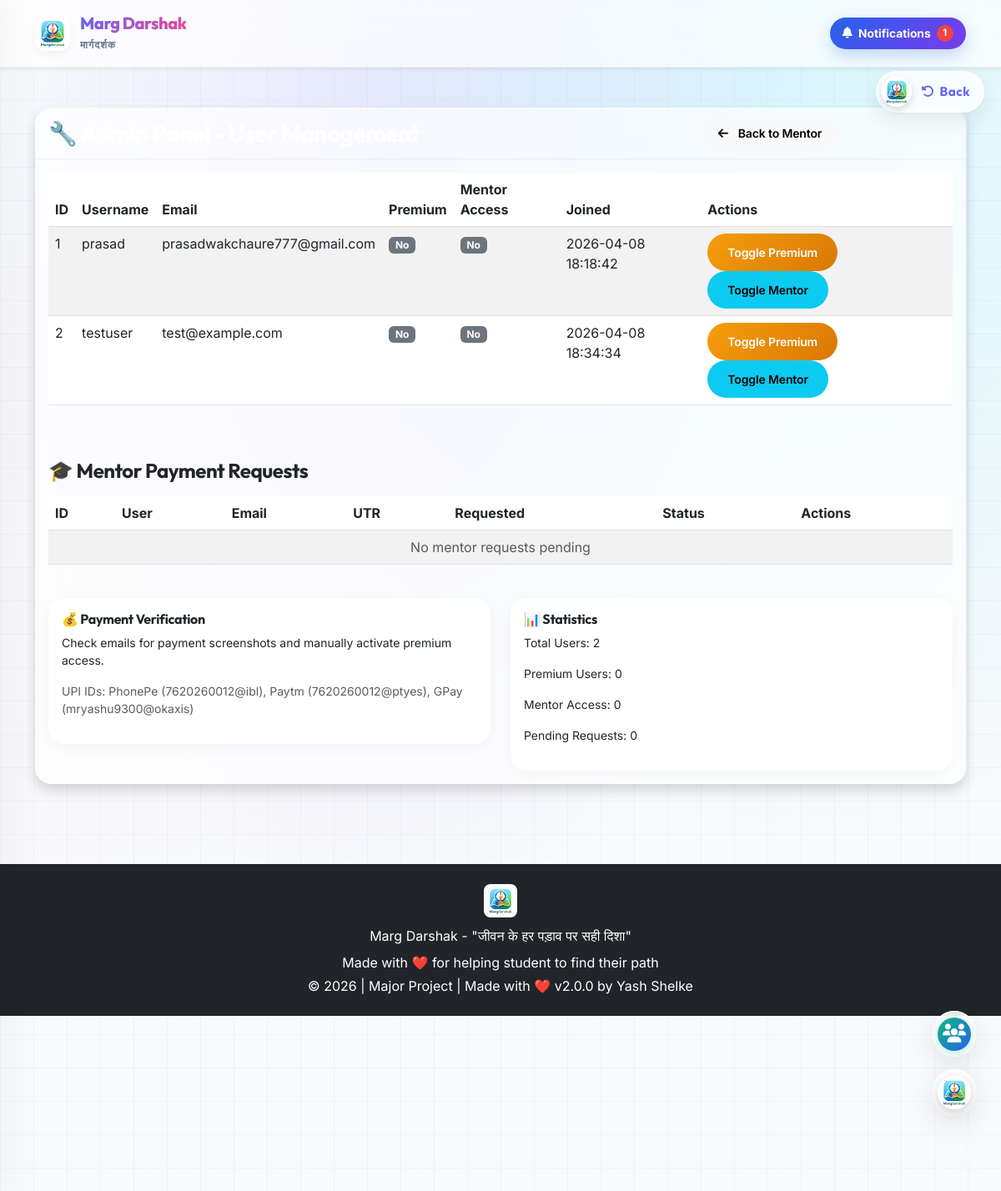
Before: /admin (signed in) with the older database file.
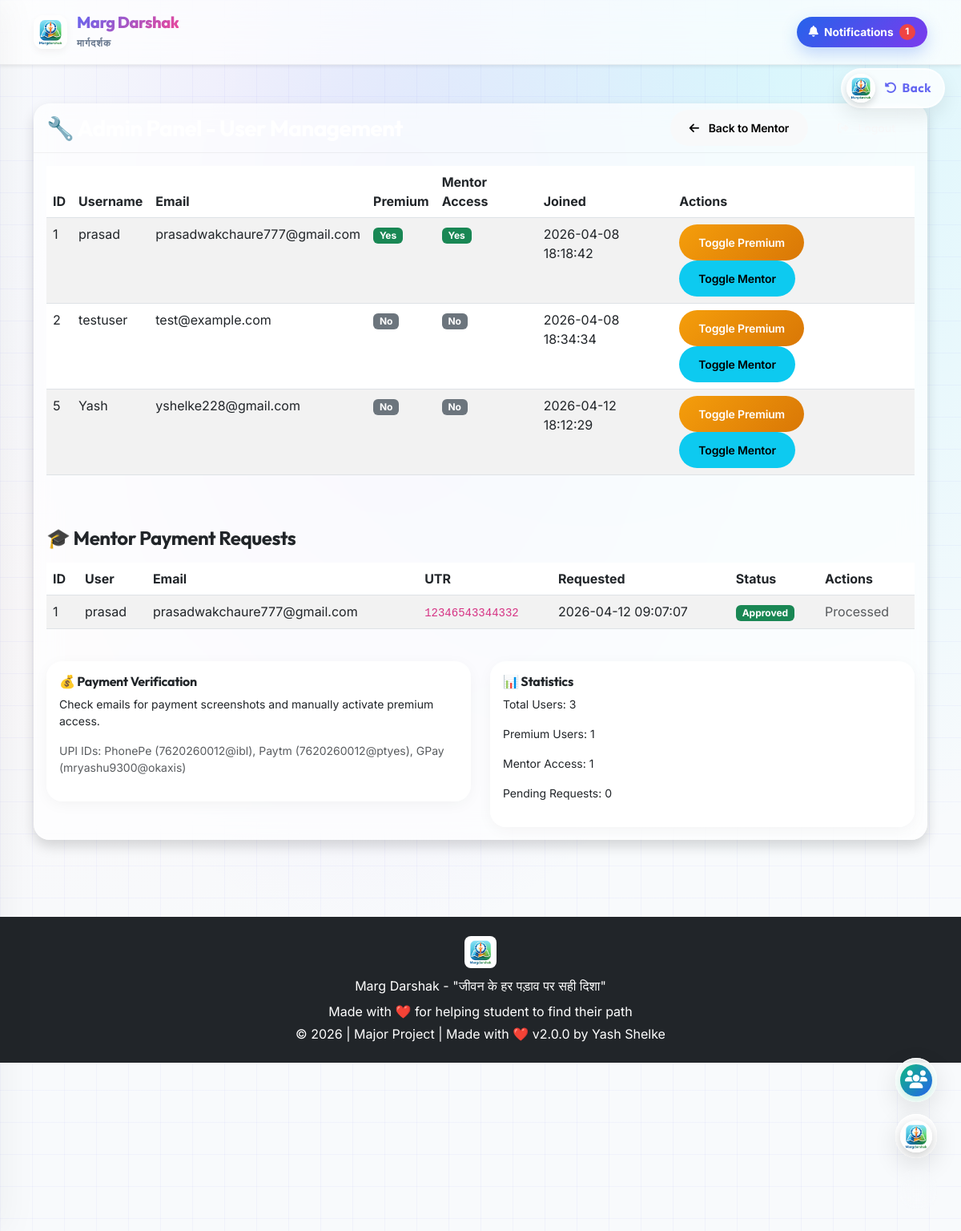
After: the same page with the newer database file.
### tables this page shows
CREATE TABLE users (
        id INTEGER PRIMARY KEY AUTOINCREMENT,
        username TEXT,
        email TEXT UNIQUE,
        password_hash TEXT,
        is_premium BOOLEAN DEFAULT 0,
        mentor_access BOOLEAN DEFAULT 0,
        premium_expiry DATETIME,
        created_at DATETIME DEFAULT CURRENT_TIMESTAMP
    );

CREATE TABLE mentor_requests (
        id INTEGER PRIMARY KEY AUTOINCREMENT,
        user_id INTEGER,
        utr TEXT,
        status TEXT DEFAULT 'pending' CHECK(status IN ('pending', 'approved', 'rejected')),
        created_at DATETIME DEFAULT CURRENT_TIMESTAMP,
        FOREIGN KEY (user_id) REFERENCES users (id)
    );

### app.py (the view, shortened to what this page needs)
@app.route('/admin', methods=['GET', 'POST'])
def admin_panel():
    if not session.get('admin_logged_in'):
        return render_template('admin/login.html')
    conn = get_db_connection()
    users = conn.execute(
        'SELECT id, username, email, is_premium, mentor_access, created_at FROM users'
    ).fetchall()
    requests = conn.execute('''
        SELECT mr.id, u.username, u.email, mr.utr, mr.created_at, mr.status
        FROM mentor_requests mr
        JOIN users u ON mr.user_id = u.id
        ORDER BY mr.created_at DESC
    ''').fetchall()
    conn.close()
    return render_template('admin/panel.html', users=users, requests=requests)

### app.py (called while the page is built, shortened)
def get_db_connection():
    conn = sqlite3.connect(DB_PATH)
    conn.row_factory = sqlite3.Row
    return conn

@app.before_request
def load_current_user():
    user_id = session.get('user_id')

### templates/admin/panel.html (shortened to what this page needs)
{% extends 'base.html' %}
{% block content %}
<div class="container py-5">
  <div class="row">
    <div class="col-12">
      <div class="card shadow">
        <div class="card-header bg-danger text-white d-flex justify-content-between align-items-center">
          <h3 class="mb-0">🔧 Admin Panel - User Management</h3>
          <div>
            <a href="/mentor-connect" class="btn btn-light btn-sm me-2">
              <i class="fas fa-arrow-left me-1"></i>Back to Mentor
            </a>
            <a href="/admin/logout" class="btn btn-outline-light btn-sm">
              <i class="fas fa-sign-out-alt me-1"></i>Logout
            </a>
          </div>
        </div>
        <div class="card-body">
          <div class="table-responsive">
            <table class="table table-striped">
              <thead>
                <tr>
                  <th>ID</th>
                  <th>Username</th>
                  <th>Email</th>
                  <th>Premium</th>
                  <th>Mentor Access</th>
                  <th>Joined</th>
                  <th>Actions</th>
                </tr>
              </thead>
              <tbody>
                {% for user in users %}
                <tr>
                  <td>{{ user[0] }}</td>
                  <td>{{ user[1] }}</td>
                  <td>{{ user[2] }}</td>
                  <td>
                    {% if user[3] %}
                      <span class="badge bg-success">Yes</span>
                    {% else %}
                      <span class="badge bg-secondary">No</span>
                    {% endif %}
                  </td>
                  <td>
                    {% if user[4] %}
                      <span class="badge bg-success">Yes</span>
                    {% else %}
                      <span class="badge bg-secondary">No</span>
                    {% endif %}
                  </td>
                  <td>{{ user[5] }}</td>
                  <td>
                    <a href="/admin/user/{{ user[0] }}/toggle_premium" class="btn btn-sm btn-warning me-1">
                      Toggle Premium
                    </a>
                    <a href="/admin/user/{{ user[0] }}/toggle_mentor" class="btn btn-sm btn-info">
                      Toggle Mentor
                    </a>
                  </td>
                </tr>
                {% endfor %}
              </tbody>
            </table>
          </div>
          <div class="mt-5">
            <h4 class="mb-3">🎓 Mentor Payment Requests</h4>
            <div class="table-responsive">
              <table class="table table-striped">
                <thead>
                  <tr>
                    <th>ID</th>
                    <th>User</th>
                    <th>Email</th>
                    <th>UTR</th>
                    <th>Requested</th>
                    <th>Status</th>
                    <th>Actions</th>
                  </tr>
                </thead>
                <tbody>
                  {% for request in requests %}
                  <tr>
                    <td>{{ request[0] }}</td>
                    <td>{{ request[1] }}</td>
                    <td>{{ request[2] }}</td>
                    <td><code>{{ request[3] }}</code></td>
                    <td>{{ request[4] }}</td>
                    <td>
                      {% if request[5] == 'pending' %}
                        <span class="badge bg-warning">Pending</span>
                      {% elif request[5] == 'approved' %}
                        <span class="badge bg-success">Approved</span>
                      {% else %}
                        <span class="badge bg-danger">Rejected</span>
                      {% endif %}
                    </td>
                    <td>
                      {% if request[5] == 'pending' %}
                        <a href="/admin/mentor-request/{{ request[0] }}/approve" class="btn btn-sm btn-success me-1">
                          <i class="fas fa-check"></i> Approve
                        </a>
                        <a href="/admin/mentor-request/{{ request[0] }}/reject" class="btn btn-sm btn-danger">
                          <i class="fas fa-times"></i> Reject
                        </a>
                      {% else %}
                        <span class="text-muted">Processed</span>
                      {% endif %}
                    </td>
                  </tr>
                  {% endfor %}
                  {% if not requests %}
                  <tr>
                    <td colspan="7" class="text-center text-muted">No mentor requests pending</td>
                  </tr>
                  {% endif %}
                </tbody>
              </table>
            </div>
          </div>
          <div class="mt-4">
            <div class="row">
              <div class="col-md-6">
                <div class="card border-primary">
                  <div class="card-body">
                    <h6>💰 Payment Verification</h6>
                    <p class="small">Check emails for payment screenshots and manually activate premium access.</p>
                    <p class="small text-muted">UPI IDs: PhonePe (7620260012@ibl), Paytm (7620260012@ptyes), GPay (mryashu9300@okaxis)</p>
                  </div>
                </div>
              </div>
              <div class="col-md-6">
                <div class="card border-success">
                  <div class="card-body">
                    <h6>📊 Statistics</h6>
                    <p class="small">Total Users: {{ users|length }}</p>
                    <p class="small">Premium Users: {{ users|selectattr('3')|list|length }}</p>
                    <p class="small">Mentor Access: {{ users|selectattr('4')|list|length }}</p>
                    <p class="small">Pending Requests: {{ requests|selectattr('5', 'equalto', 'pending')|list|length }}</p>
                  </div>
                </div>
              </div>
            </div>
          </div>
        </div>
      </div>
    </div>
  </div>
</div>
{% endblock %}

### templates/base.html (shortened to what this page needs)
<!DOCTYPE html>
<html lang="en">
<head>
    <link rel="stylesheet" href="{{ url_for('static', filename='vendor/bootstrap/css/bootstrap.min.css') }}">
    <link rel="stylesheet" href="{{ url_for('static', filename='vendor/fontawesome/css/all.min.css') }}">
    <link rel="stylesheet" href="{{ url_for('static', filename='css/style.css') }}">
</head>
<body>
    <div class="floating-buttons" style="z-index: 1000;">
        <a class="floating-btn sidebar-toggle-btn community-toggle-btn text-decoration-none" href="/student-community" title="Student Community" data-float-toggle data-tilt data-tilt-scale="1.05" data-tilt-max="15">
            <span class="community-icon"><i class="fas fa-users"></i></span>
        </a>
        <button class="floating-btn sidebar-toggle-btn" onclick="toggleSidebar()" title="Access Menu" data-float-toggle data-tilt data-tilt-scale="1.05" data-tilt-max="15">
            <img src="/static/icon-192.png" alt="MargDarshak Logo">
        </button>
        <button class="floating-btn dark-mode-toggle" onclick="toggleDarkMode()" title="Toggle Dark Mode" id="darkModeBtn" style="align-self: flex-end; width: 48px; height: 48px;">
            <i class="fas fa-moon"></i>
        </button>
    </div>
    {% if request and request.path != '/' %}
    <a href="javascript:history.back()" class="back-button-3d" data-tilt data-tilt-scale="1.1" data-tilt-max="15" data-tilt-perspective="500">
        <img src="/static/icon-192.png" alt="MargDarshak Logo">
        <span class="back-text"><i class="fas fa-undo-alt"></i> Back</span>
    </a>
    {% endif %}
    <header class="header-top py-3 sticky-top shadow-sm header-glass">
        <div class="container d-flex align-items-center justify-content-between">
            <a href="/" class="d-flex align-items-center text-decoration-none">
                <img src="/static/icon-192.png" alt="MargDarshak Logo" style="width: 42px; height: 42px; margin-right: 12px; border-radius: 12px; box-shadow: 0 4px 10px rgba(0,0,0,0.05);">
                <div>
                    <h1 class="h5 mb-0 header-title">Marg Darshak</h1>
                    <small style="color: #64748b; font-weight: 600; font-size: 0.75rem; letter-spacing: 1px;">मार्गदर्शक</small>
                </div>
            </a>
            <div class="header-actions">
                <button type="button" class="notify-btn" id="notifyBtn" aria-expanded="false" aria-controls="notifyPopup">
                    <i class="fas fa-bell"></i>
                    <span>Notifications</span>
                    <span class="notify-badge is-hidden" id="notifyBadge">0</span>
                </button>
            </div>
        </div>
    </header>
    <main>
        {% block content %}{% endblock %}
    </main>
    <footer class="bg-dark text-white text-center py-4 mt-5">
        <div class="container">
            <img src="/static/icon-192.png" alt="MargDarshak Logo" style="width: 40px; height: 40px; margin-bottom: 10px; border-radius: 8px;">
            <p class="mb-2">Marg Darshak - "जीवन के हर पड़ाव पर सही दिशा"</p>
            <p class="mb-1">Made with ❤️ for helping student to find their path</p>
            <p class="mb-0">© 2026 | Major Project | Made with ❤️ v2.0.0 by Yash Shelke</p>
        </div>
    </footer>
</body>
</html>

### static/css/style.css (style rules this page uses)
:root { --brand-50: #f5f3ff; --brand-100: #ede9fe; --brand-500: #8b5cf6; --brand-600: #7c3aed; --brand-700: #6d28d9; --gradient-hero: linear-gradient(135deg, #fdfbfb 0%, #ebedee 100%); --gradient-hero-dark: linear-gradient(135deg, #0f172a 0%, #1e1b4b 100%); --gradient-primary: linear-gradient(135deg, #6366f1 0%, #ec4899 100%); --gradient-success: linear-gradient(135deg, #10b981 0%, #059669 100%); --gradient-warning: linear-gradient(135deg, #f59e0b 0%, #d97706 100%); --gradient-danger: linear-gradient(135deg, #ef4444 0%, #b91c1c 100%); --bg-page: #f8fafc; --bg-surface: rgba(255, 255, 255, 0.7); --border-subtle: rgba(255, 255, 255, 0.5); --text-main: #0f172a; --text-muted: #64748b; --shadow-soft: 0 4px 20px -2px rgba(0, 0, 0, 0.05); --shadow-float: 0 20px 40px -4px rgba(99, 102, 241, 0.15); }
body { font-family: 'Inter', sans-serif; background-color: var(--bg-page); background-image: radial-gradient(at 40% 20%, hsla(250,100%,74%,0.15) 0px, transparent 50%), radial-gradient(at 80% 0%, hsla(189,100%,56%,0.15) 0px, transparent 50%), radial-gradient(at 0% 50%, hsla(355,100%,93%,0.1) 0px, transparent 50%); background-size: 100% 100%; color: var(--text-main); min-height: 100vh; background-attachment: fixed; overflow-x: hidden; position: relative; }
body::before { content: ''; position: fixed; top: 0; left: 0; width: 100vw; height: 100vh; background-image: linear-gradient(to right, rgba(99, 102, 241, 0.05) 1px, transparent 1px), linear-gradient(to bottom, rgba(99, 102, 241, 0.05) 1px, transparent 1px); background-size: 40px 40px; z-index: -1; pointer-events: none; }
html { scrollbar-width: none; }
h1, h2, h3, h4, h5, h6, .card-title, .modal-title { font-family: 'Outfit', sans-serif; letter-spacing: -0.02em; font-weight: 700; }
.glass-card, .card, .modal-content { background: var(--bg-surface); backdrop-filter: blur(16px); -webkit-backdrop-filter: blur(16px); border: 1px solid rgba(0, 0, 0, 0.06); box-shadow: var(--shadow-soft); border-radius: 20px; transition: all 0.4s cubic-bezier(0.16, 1, 0.3, 1); }
.card-header, .modal-header, .card-footer, .modal-footer { background: transparent !important; border-color: rgba(0,0,0,0.05) !important; }
.btn { border-radius: 9999px; padding: 0.75rem 1.5rem; font-weight: 600; letter-spacing: -0.01em; transition: all 0.2s ease; border: none; display: inline-flex; align-items: center; justify-content: center; gap: 0.5rem; }
.btn-warning { background: var(--gradient-warning); color: white; border: none; }
.card { border-radius: 20px; border: none; box-shadow: var(--shadow-soft); }
.card-header { border-top-left-radius: 20px !important; border-top-right-radius: 20px !important; }

Changed rows visible on the page:
changed users "prasad": is_premium "No" → "Yes"; mentor_access "No" → "Yes"
added users: id "5", username "Yash", email "yshelke228@gmail.com", is_premium "No", mentor_access "No", created_at "2026-04-12 18:12:29"
added mentor_requests: id "1", username "prasad", email "prasadwakchaure777@gmail.com", utr "12346543344332", created_at "2026-04-12 09:07:07", status "Approved"
Other visible differences:
{{ users|length }}: "2" → "3"
{{ users|selectattr('3')|list|length }}: "0" → "1"
{{ users|selectattr('4')|list|length }}: "0" → "1"
text no longer shown: "No mentor requests pending"
